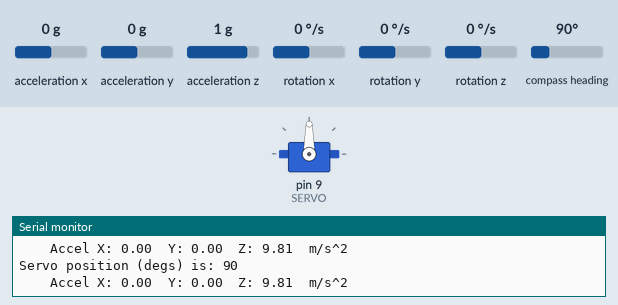
The sketch below on a simulated Arduino Uno, built with avr-gcc and run on an emulated ATmega328P. On the bench: servo, the last lines printed to the serial monitor. The inputs (shaded band) are chosen by the test bench; at power-on: acceleration x 0 g, acceleration y 0 g, acceleration z 1 g, rotation x 0 °/s, rotation y 0 °/s, rotation z 0 °/s, compass heading 90°.

Above: at 1.2 s.
1.3 s: acceleration x set to -0.8 g
At 2.2 s:
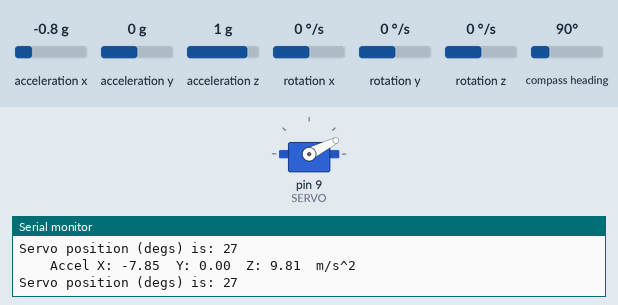
2.8 s: acceleration x set to -1.4 g
At 3.3 s:
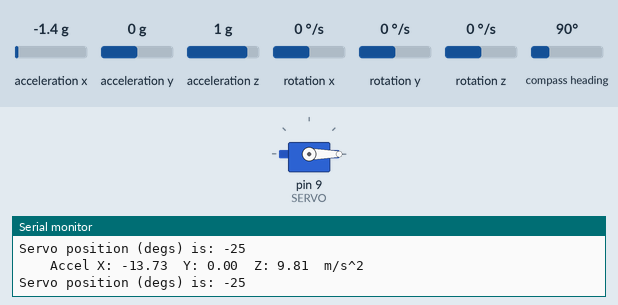
4.4 s: acceleration x set to 0.8 g
At 5.6 s:
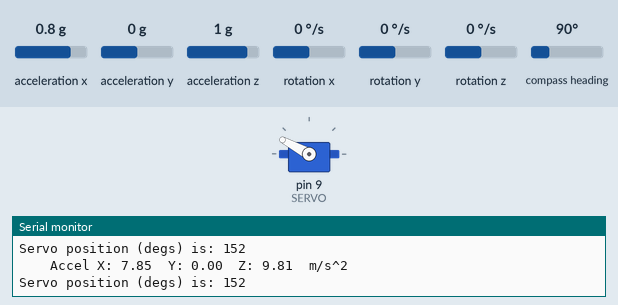
5.9 s: acceleration x set to 1.4 g
At 6.8 s:
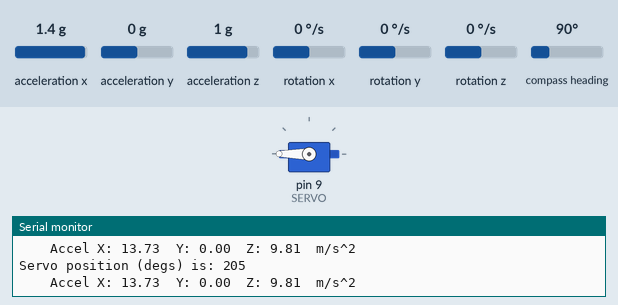
Timing chart, 0 to 8.5 s (numbered marks = the images above; inputs shaded):
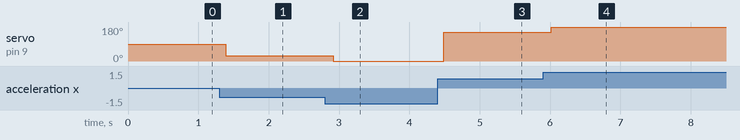

The sketch:

Assignment9.ino
```cpp
/* Roshan Jaiswal-Ferri Aero 220
Activity #9
Created February 8 2024
*/

// Setup pins and variables

// analog input pin for reading the potentiometer
// const int POT = A0;
// variable to capture pot value
// int potVal;

// Include servo library
#include <Servo.h>
#include <Adafruit_BNO055.h>

// PWM pin for controlling servo
const int SERVO = 9;

// value to command servo, in degrres; set to 90 degrees
int servoDeg = 90;

// instantiate servo
Servo myServo;
// instantiate sensor
Adafruit_BNO055 mySensor;

// create variables to load sensor data
imu::Vector<3> accel;
imu::Vector<3> gyro;
imu::Vector<3> mag;

void setup() {
  // set pin modes
  // pinMode(POT,INPUT);
  pinMode(SERVO,OUTPUT);
  // set initial pin states
  digitalWrite(SERVO,LOW);

  // start serial port, 9600 baud
  Serial.begin(9600);
  Serial.println("Serial started...");

  // Attach servo
  myServo.attach(SERVO);
  // set iniital position to 90 deg
  myServo.write(servoDeg);

  // start sensor
  mySensor.begin();
  // set sensor to AMG mode
  // mySensor.setMode(Adafruit_BNO055::OPERATION_MODE_AMG);
}

void loop() {
  // read potentiometer and report
  // potVal = analogRead(POT);
  // Serial.println("Pot value (ADC counts) is: ");
  // Serial.println(potVal);

  // read sensor data into variable, one vector per measurement type
  accel = mySensor.getVector(Adafruit_BNO055::VECTOR_ACCELEROMETER);
  gyro = mySensor.getVector(Adafruit_BNO055::VECTOR_GYROSCOPE);
  mag = mySensor.getVector(Adafruit_BNO055::VECTOR_MAGNETOMETER);

  // map pot value to servo position
  // servoDeg = map(potVal,0,1023,1,179);
  Serial.print("Servo position (degs) is: ");
  Serial.println(servoDeg);

  // command servo position based on mapped pot value
  myServo.write(servoDeg);

  // Output data to serial
  // Linear acceleration, m/sec^2
  Serial.print("\t\tAccel X: ");
  Serial.print(accel.x());
  Serial.print("\tY: ");
  Serial.print(accel.y());
  Serial.print("\tZ: ");
  Serial.print(accel.z());
  Serial.println("\tm/s^2");

  // move servo based on X axis acceleration
  servoDeg = map(accel.x(),-10,10,1,179);

  // set position
  myServo.write(servoDeg);

  delay(20);
} // end of loop()
```

Measured:
- after the input at 1.3 s, servo on pin 9 (SERVO): 90° → 27° after 0.09 s
- after the input at 2.8 s, servo on pin 9 (SERVO): 27° → 0° after 0.12 s
- after the input at 4.4 s, servo on pin 9 (SERVO): 0° → 152° after 0.09 s
- after the input at 5.9 s, servo on pin 9 (SERVO): 152° → 180° after 0.12 s
